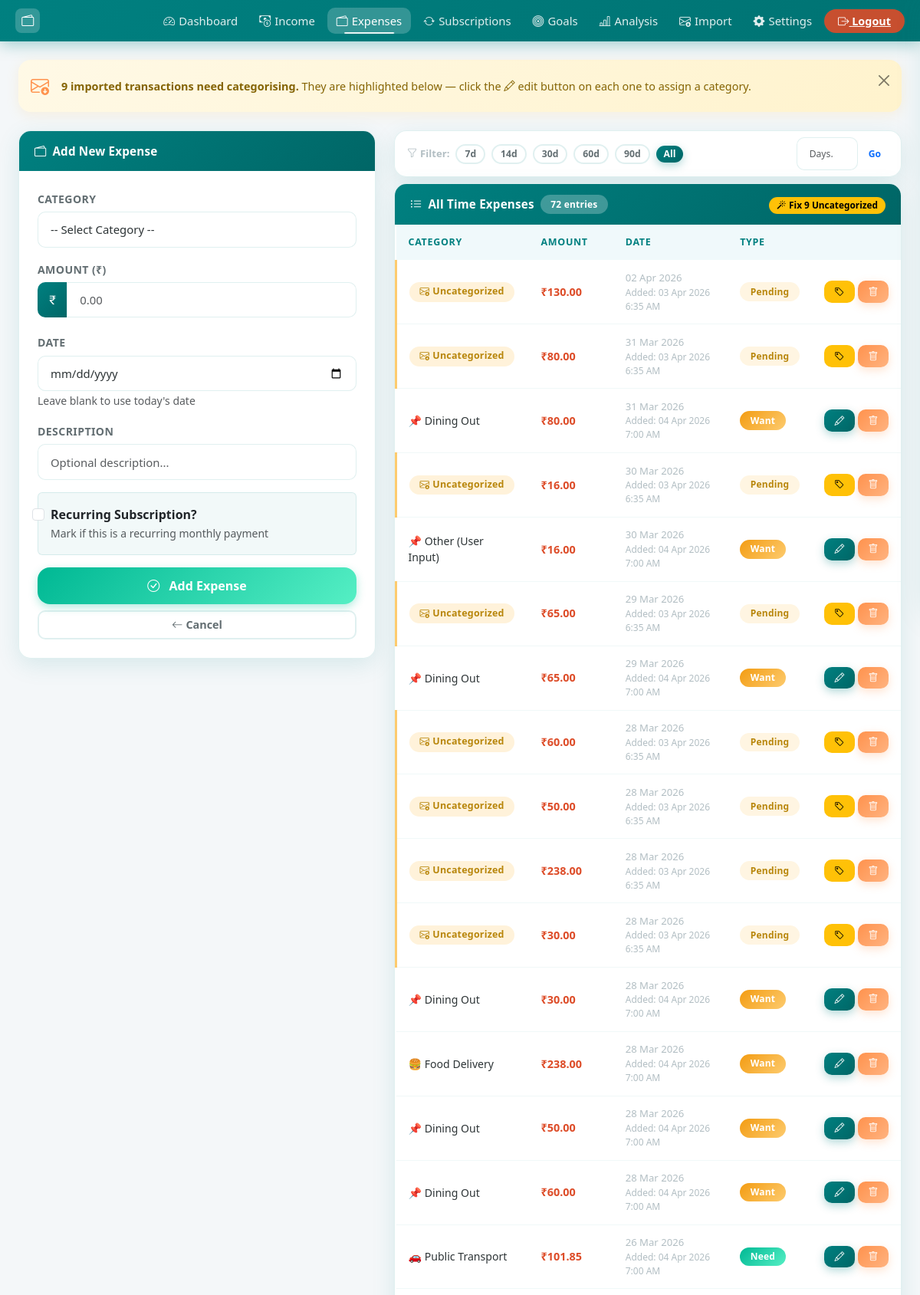
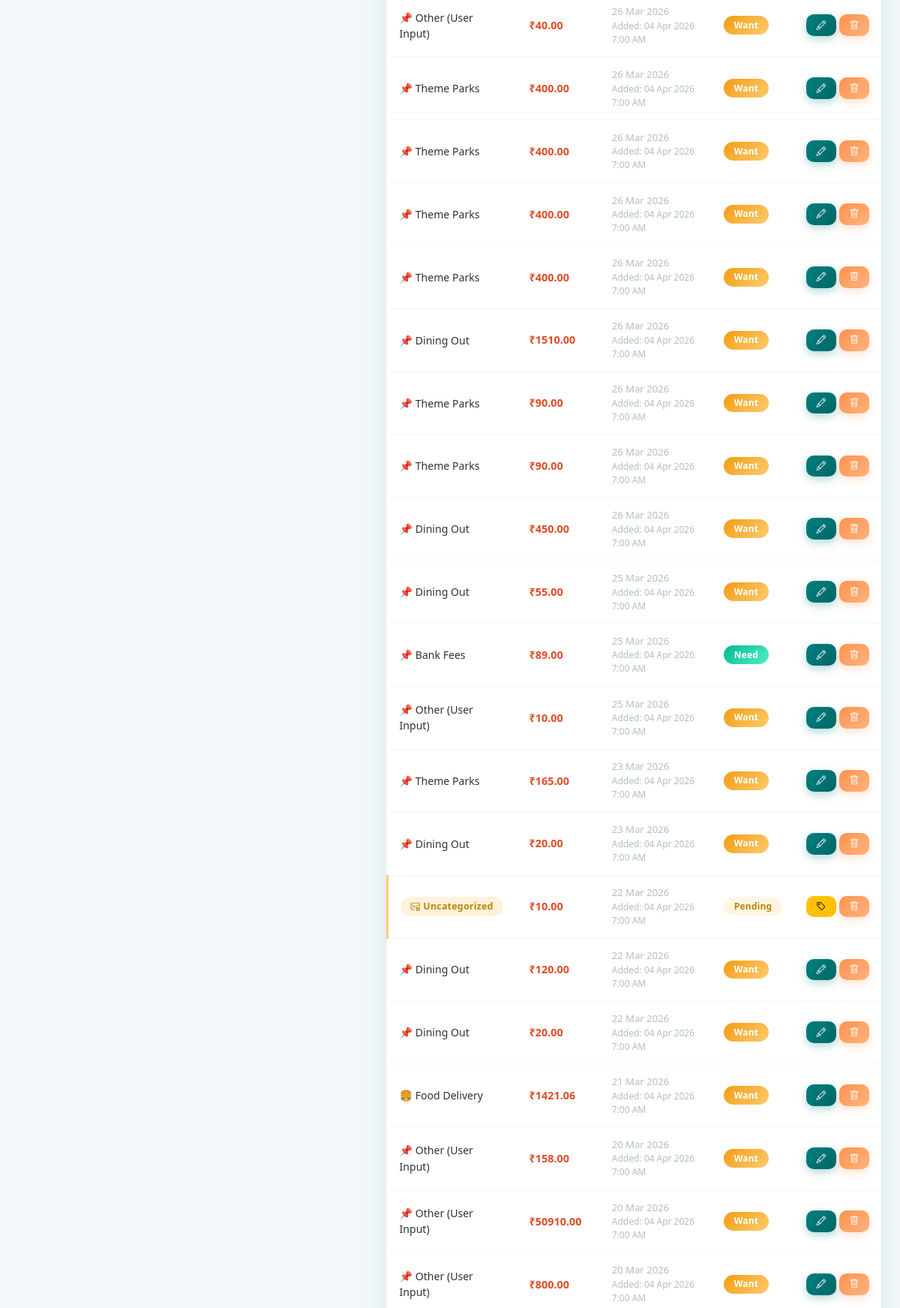
The page /add_expense (signed in, upper part) on the database its author committed (2 pictures, top to bottom).
### models.py (models this page shows)
class Expense(db.Model):
    id = db.Column(db.Integer, primary_key=True)
    user_id = db.Column(db.Integer, db.ForeignKey('user.id'), nullable=False)
    category = db.Column(db.String(100), nullable=False)
    amount = db.Column(db.Float, nullable=False)
    date = db.Column(db.DateTime, default=_now)
    created_at = db.Column(db.DateTime, default=_now)
    description = db.Column(db.String(200))
    is_essential = db.Column(db.Boolean, default=False)
    is_subscription = db.Column(db.Boolean, default=False)
    sub_start_date = db.Column(db.DateTime, nullable=True)
    sub_end_date = db.Column(db.DateTime, nullable=True)
    sub_expired_notified = db.Column(db.Boolean, default=False)

### app.py (the view, shortened to what this page needs)
@app.route("/add_expense", methods=["GET", "POST"])
@login_required
def add_expense():
    form = ExpenseForm()
    form.main_category.choices = [("", "-- Select Category --")] + [
        (cat, cat) for cat in expense_categories.keys()
    ]
    if request.method == "POST":
        if form.validate_on_submit():
            if (
                form.sub_category.data == "Other (User Input)"
                and form.custom_category.data
            ):
                category = form.custom_category.data
            else:
                category = form.sub_category.data
            is_essential = classify_essential(
                form.main_category.data,
                form.sub_category.data,
                form.custom_category.data,
            )
            exp_date = datetime.now(timezone.utc).replace(tzinfo=None)
            if form.date.data:
                exp_date = datetime.combine(form.date.data, datetime.min.time())
            sub_start = None
            sub_end = None
            if form.is_subscription.data:
                if form.sub_start_date.data:
                    sub_start = datetime.combine(form.sub_start_date.data, datetime.min.time())
                if form.sub_end_date.data:
                    sub_end = datetime.combine(form.sub_end_date.data, datetime.min.time())
            expense = Expense(
                user_id=current_user.id,
                category=category,
                amount=form.amount.data,
                date=exp_date,
                description=form.description.data,
                is_essential=is_essential,
                is_subscription=form.is_subscription.data,
                sub_start_date=sub_start,
                sub_end_date=sub_end,
            )
            db.session.add(expense)
            db.session.commit()
            flash("Expense added successfully!", "success")
            return redirect(url_for("dashboard"))
        else:
            flash("Please check the form and try again.", "danger")
    else:
        form.sub_category.choices = [("", "-- Select Sub Category First --")]
    try:
        exp_filter_days = int(request.args.get("days", 0))
        if exp_filter_days <= 0:
            exp_filter_days = None
    except (ValueError, TypeError):
        exp_filter_days = None
    expense_query = Expense.query.filter_by(user_id=current_user.id)
    if exp_filter_days:
        since = datetime.now(timezone.utc).replace(tzinfo=None) - timedelta(days=exp_filter_days)
        expense_query = expense_query.filter(Expense.date >= since)
        exp_filter_label = f"Last {exp_filter_days} day{'s' if exp_filter_days != 1 else ''}"
    else:
        exp_filter_label = "All Time"
    expenses = expense_query.order_by(Expense.date.desc()).all()
    return render_template(
        "add_expense.html",
        form=form,
        edit=False,
        expenses=expenses,
        exp_filter_days=exp_filter_days,
        exp_filter_label=exp_filter_label,
    )

### forms.py
class ExpenseForm(FlaskForm):
    main_category = SelectField('Category', choices=[], validators=[DataRequired()])
    sub_category = SelectField('Sub Category', choices=[], validators=[DataRequired()])
    custom_category = StringField('Custom Category', validators=[Optional()])
    amount = FloatField('Amount (₹)', validators=[DataRequired()])
    date = DateField('Date', validators=[Optional()], format='%Y-%m-%d')
    description = StringField('Description', validators=[Optional()])
    is_subscription = BooleanField('Recurring Subscription?')
    sub_start_date = DateField('Subscription Start Date', validators=[Optional()], format='%Y-%m-%d')
    sub_end_date = DateField('Subscription End Date', validators=[Optional()], format='%Y-%m-%d')
    submit = SubmitField('Add Expense')

### app.py (called while the page is built)
@login_manager.user_loader
def load_user(user_id):
    return db.session.get(User, int(user_id))

### templates/add_expense.html (shortened to what this page needs)
{% extends "base.html" %}
{% block content %}
{% set uncategorized = expenses | selectattr('category', 'equalto', 'Uncategorized') | list %}
{% if uncategorized %}
<div class="alert alert-warning alert-dismissible fade show d-flex align-items-center gap-3 mb-4 rounded-4" role="alert" style="border:none;box-shadow:0 4px 16px rgba(253,203,110,0.18);">
  <i class="bi bi-envelope-arrow-down fs-4 flex-shrink-0" style="color:#FF924D;"></i>
  <div>
    <strong>{{ uncategorized|length }} imported transaction{{ 's' if uncategorized|length != 1 }} need{{ '' if uncategorized|length != 1 else 's' }} categorising.</strong>
    They are highlighted below — click the <i class="bi bi-pencil"></i> edit button on each one to assign a category.
  </div>
  <button type="button" class="btn-close ms-auto" data-bs-dismiss="alert"></button>
</div>
{% endif %}
<div class="row g-4">
  <div class="col-lg-5">
    <div class="card reveal">
      <div class="card-header">
        <i class="bi bi-{% if edit %}pencil{% else %}wallet2{% endif %}"></i>
        {% if edit %}Edit Expense{% else %}Add New Expense{% endif %}
      </div>
      <div class="card-body p-4">
        <form method="POST" id="expenseForm">
          <div class="mb-3">
            {{ form.main_category.label(class="form-label") }}
            {{ form.main_category(class="form-select", id="mainCategory") }}
          </div>
          <div class="mb-3">
            {{ form.amount.label(class="form-label") }}
            <div class="input-group">
              <span class="input-group-text"><i class="bi bi-currency-rupee"></i></span>
              {{ form.amount(class="form-control", type="number", step="0.01", placeholder="0.00", id="expense_amount") }}
            </div>
          </div>
          <div class="mb-3">
            {{ form.date.label(class="form-label") }}
            {{ form.date(class="form-control") }}
            <small class="text-muted">Leave blank to use today's date</small>
          </div>
          <div class="mb-3">
            {{ form.description.label(class="form-label") }}
            {{ form.description(class="form-control", rows="2", placeholder="Optional description...") }}
          </div>
          <div class="mb-3">
            <div class="form-check p-3 rounded" style="background:rgba(0, 128, 128,0.05);border:1.5px solid var(--border-color);">
              {{ form.is_subscription(class="form-check-input", id="isSubscription") }}
              {{ form.is_subscription.label(class="form-check-label fw-semibold") }}
              <div><small class="text-muted">Mark if this is a recurring monthly payment</small></div>
            </div>
          </div>
          <div class="d-grid gap-2">
            <button type="submit" class="btn btn-success btn-lg">
              <i class="bi bi-check-circle me-2"></i>
              {% if edit %}Update Expense{% else %}Add Expense{% endif %}
            </button>
            <a href="{{ url_for('add_expense') }}" class="btn btn-outline-secondary">
              <i class="bi bi-arrow-left me-1"></i>Cancel
            </a>
          </div>
        </form>
      </div>
    </div>
  </div>
  <div class="col-lg-7">
    <div class="card mb-2">
      <div class="card-body py-2 px-3">
        <div class="d-flex align-items-center gap-2 flex-wrap">
          <span class="fw-semibold" style="font-size:0.82rem;color:var(--text-muted);white-space:nowrap;">
            <i class="bi bi-funnel me-1"></i>Filter:
          </span>
          {% set _fd = exp_filter_days | default(none) %}
          {% for preset in [7, 14, 30, 60, 90] %}
          <a href="{{ url_for('add_expense', days=preset) }}"
             class="btn btn-sm rounded-pill {% if _fd == preset %}btn-primary{% else %}btn-outline-secondary{% endif %}"
             style="font-size:0.76rem;padding:2px 10px;">
            {{ preset }}d
          </a>
          {% endfor %}
          <a href="{{ url_for('add_expense') }}"
             class="btn btn-sm rounded-pill {% if not _fd %}btn-primary{% else %}btn-outline-secondary{% endif %}"
             style="font-size:0.76rem;padding:2px 10px;">
            All
          </a>
          <form method="get" action="{{ url_for('add_expense') }}" class="d-flex align-items-center gap-1 ms-auto">
            <input type="number" name="days" min="1" max="365"
                   value="{{ exp_filter_days or '' }}"
                   placeholder="Days…"
                   class="form-control form-control-sm"
                   style="width:80px;font-size:0.76rem;">
            <button type="submit" class="btn btn-sm btn-outline-primary rounded-pill" style="font-size:0.76rem;padding:2px 10px;">Go</button>
          </form>
        </div>
      </div>
    </div>
    <div class="card">
      <div class="card-header d-flex align-items-center gap-2 flex-wrap">
        <i class="bi bi-list-ul"></i> {{ exp_filter_label | default('All Time') }} Expenses
        <span class="badge" style="background:rgba(255,255,255,0.25);">{{ expenses|length }} entries</span>
        {% set uncategorized_count = expenses | selectattr('category', 'equalto', 'Uncategorized') | list | length %}
        {% if uncategorized_count > 0 %}
        <form method="post" action="{{ url_for('retro_categorize') }}" class="ms-auto mb-0">
          <button type="submit" class="btn btn-sm btn-warning rounded-pill"
                  style="font-size:0.74rem;padding:2px 10px;"
                  title="Auto-categorize {{ uncategorized_count }} Uncategorized expense(s)">
            <i class="bi bi-magic me-1"></i>Fix {{ uncategorized_count }} Uncategorized
          </button>
        </form>
        {% else %}
        <span class="ms-auto"></span>
        {% endif %}
      </div>
      <div class="card-body p-0">
        {% if expenses %}
        <div class="table-responsive">
          <table class="table table-hover mb-0">
            <thead>
              <tr>
                <th>Category</th>
                <th>Amount</th>
                <th>Date</th>
                <th>Type</th>
                <th></th>
              </tr>
            </thead>
            <tbody>
            {% for exp in expenses %}
            <tr {% if exp.category == 'Uncategorized' %}style="background:rgba(253,203,110,0.08);border-left:3px solid #fdcb6e;"{% endif %}>
              <td style="font-size:0.88rem;">
                {% if exp.category == 'Uncategorized' %}
                  <span class="badge badge-uncategorized" style="background:rgba(253,203,110,0.25);font-size:0.78rem;">
                    <i class="bi bi-envelope-arrow-down me-1"></i>Uncategorized
                  </span>
                {% else %}
                  {% if 'rent' in exp.category.lower() or 'mortgage' in exp.category.lower() %}🏠
                  {% elif 'food' in exp.category.lower() or 'groceries' in exp.category.lower() %}🍔
                  {% elif 'transport' in exp.category.lower() %}🚗
                  {% elif 'health' in exp.category.lower() %}🏥
                  {% elif 'entertainment' in exp.category.lower() %}🎮
                  {% else %}📌{% endif %}
                  {{ exp.category }}
                {% endif %}
              </td>
              <td><strong class="text-danger">₹{{ "%.2f"|format(exp.amount) }}</strong></td>
              <td>
                <div style="font-size:0.82rem;color:var(--text-muted);">{{ exp.date.strftime('%d %b %Y') }}</div>
                {% if exp.created_at %}
                <div style="font-size:0.75rem;color:var(--text-muted);">
                  Added: <span class="local-time" data-utc="{{ exp.created_at.strftime('%Y-%m-%dT%H:%M:%SZ') }}"></span>
                </div>
                {% endif %}
              </td>
              <td>
                {% if exp.category == 'Uncategorized' %}
                  <span class="badge badge-uncategorized" style="background:rgba(253,203,110,0.2);">Pending</span>
                {% else %}
                  <span class="badge {% if exp.is_essential %}bg-success{% else %}bg-warning{% endif %}">
                    {% if exp.is_essential %}Need{% else %}Want{% endif %}
                  </span>
                {% endif %}
              </td>
              <td>
                <div class="d-flex gap-1">
                  <a href="{{ url_for('edit_expense', id=exp.id) }}" class="btn btn-sm {% if exp.category == 'Uncategorized' %}btn-warning{% else %}btn-primary{% endif %}" {% if exp.category == 'Uncategorized' %}title="Categorise this expense"{% endif %}>
                    <i class="bi bi-{% if exp.category == 'Uncategorized' %}tag{% else %}pencil{% endif %}"></i>
                  </a>
                  <a href="{{ url_for('delete_expense', id=exp.id) }}" class="btn btn-danger btn-sm"
                     onclick="return confirm('Delete this expense?')">
                    <i class="bi bi-trash"></i>
                  </a>
                </div>
              </td>
            </tr>
            {% endfor %}
            </tbody>
          </table>
        </div>
        {% else %}
        <div class="text-center py-5 text-muted">
          <i class="bi bi-wallet2" style="font-size:2.5rem;opacity:0.3;"></i>
          <p class="mt-2 mb-0">No expenses yet. Add your first one!</p>
        </div>
        {% endif %}
      </div>
    </div>
  </div>
</div>
{% endblock %}

### rows shown on the page
Expense: category "Uncategorized" (drawn), amount "130.00", date "02 Apr 2026"
Expense: category "Uncategorized" (drawn), amount "80.00", date "31 Mar 2026"
Expense: category "Dining Out", amount "80.00", date "31 Mar 2026", is_essential "Want"
Expense: category "Uncategorized" (drawn), amount "16.00", date "30 Mar 2026"
Expense: category "Other (User Input)", amount "16.00", date "30 Mar 2026", is_essential "Want"
Expense: category "Uncategorized" (drawn), amount "65.00", date "29 Mar 2026"
Expense: category "Dining Out", amount "65.00", date "29 Mar 2026", is_essential "Want"
Expense: category "Uncategorized" (drawn), amount "60.00", date "28 Mar 2026"
Expense: category "Uncategorized" (drawn), amount "50.00", date "28 Mar 2026"
Expense: category "Uncategorized" (drawn), amount "238.00", date "28 Mar 2026"
Expense: category "Uncategorized" (drawn), amount "30.00", date "28 Mar 2026"
Expense: category "Dining Out", amount "30.00", date "28 Mar 2026", is_essential "Want"
Expense: category "Food Delivery", amount "238.00", date "28 Mar 2026", is_essential "Want"
Expense: category "Dining Out", amount "50.00", date "28 Mar 2026", is_essential "Want"
Expense: category "Dining Out", amount "60.00", date "28 Mar 2026", is_essential "Want"
Expense: category "Public Transport", amount "101.85", date "26 Mar 2026", is_essential "Need"
Expense: category "Other (User Input)", amount "40.00", date "26 Mar 2026", is_essential "Want"
Expense: category "Theme Parks", amount "400.00", date "26 Mar 2026", is_essential "Want"
Expense: category "Theme Parks", amount "400.00", date "26 Mar 2026", is_essential "Want"
Expense: category "Theme Parks", amount "400.00", date "26 Mar 2026", is_essential "Want"
Expense: category "Theme Parks", amount "400.00", date "26 Mar 2026", is_essential "Want"
Expense: category "Dining Out", amount "1510.00", date "26 Mar 2026", is_essential "Want"
Expense: category "Theme Parks", amount "90.00", date "26 Mar 2026", is_essential "Want"
Expense: category "Theme Parks", amount "90.00", date "26 Mar 2026", is_essential "Want"
Expense: category "Dining Out", amount "450.00", date "26 Mar 2026", is_essential "Want"
Expense: category "Dining Out", amount "55.00", date "25 Mar 2026", is_essential "Want"
Expense: category "Bank Fees", amount "89.00", date "25 Mar 2026", is_essential "Need"
Expense: category "Other (User Input)", amount "10.00", date "25 Mar 2026", is_essential "Want"
Expense: category "Theme Parks", amount "165.00", date "23 Mar 2026", is_essential "Want"
Expense: category "Dining Out", amount "20.00", date "23 Mar 2026", is_essential "Want"
Expense: category "Uncategorized" (drawn), amount "10.00", date "22 Mar 2026"
Expense: category "Dining Out", amount "120.00", date "22 Mar 2026", is_essential "Want"
Expense: category "Dining Out", amount "20.00", date "22 Mar 2026", is_essential "Want"
Expense: category "Food Delivery", amount "1421.06", date "21 Mar 2026", is_essential "Want"
Expense: category "Other (User Input)", amount "158.00", date "20 Mar 2026", is_essential "Want"
Expense: category "Other (User Input)", amount "50910.00", date "20 Mar 2026", is_essential "Want"
Expense: category "Other (User Input)", amount "800.00", date "20 Mar 2026", is_essential "Want"

### other values the page prints
{{ uncategorized|length }} "9"
{{ 's' if uncategorized|length != 1 }} "s"
{{ preset }} "7" "14" "30" "60" "90"
{{ exp_filter_label | default('All Time') }} "All Time"
{{ expenses|length }} "72"
{{ uncategorized_count }} "9"
